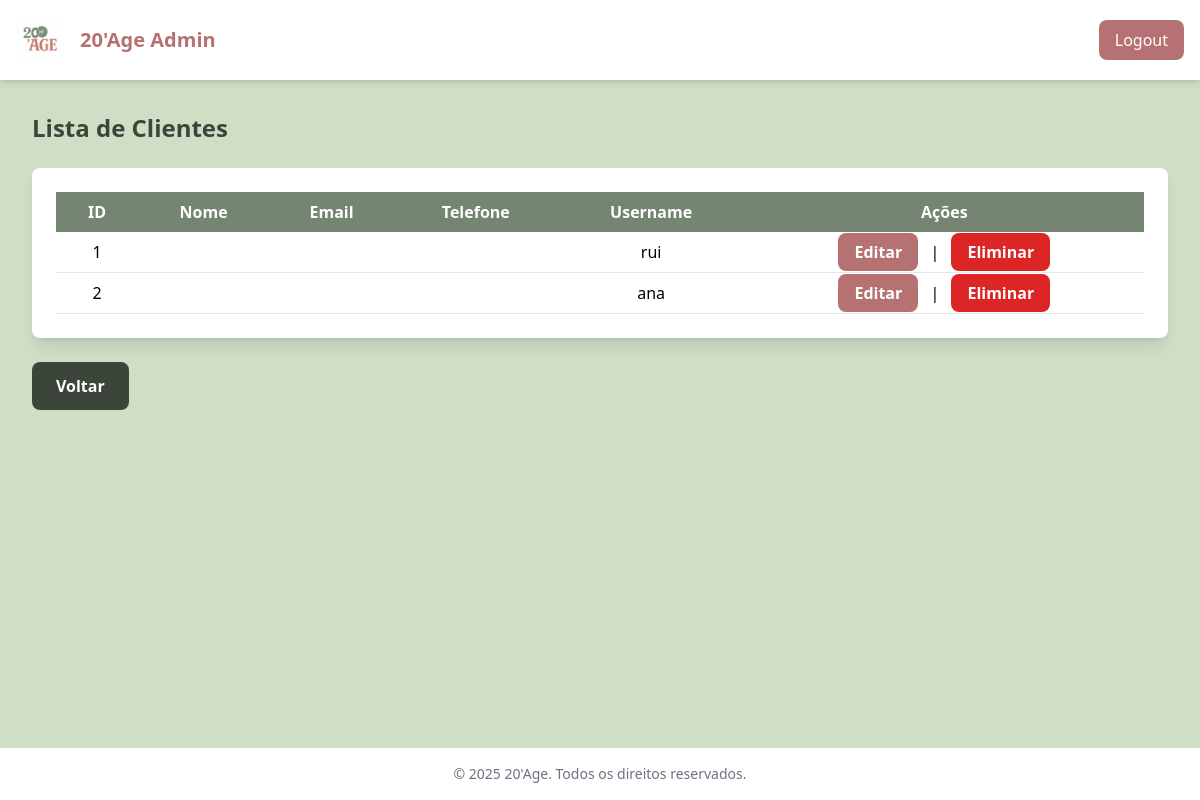
The page /site_admin/listar_clientes.php on the database its author committed.
### tables this page shows
CREATE TABLE `users` (
  `id` int(11) NOT NULL,
  `nome` varchar(100) NOT NULL,
  `email` varchar(50) NOT NULL,
  `tlm` varchar(9) NOT NULL,
  `username` varchar(50) NOT NULL,
  `password` varchar(50) NOT NULL
);

### site_admin/listar_clientes.php (the view, shortened to what this page needs)
<?php
include 'config.php';
$stmt = $conn->prepare("SELECT id, nome, email, tlm, username, password FROM users ORDER BY nome");
$stmt->execute();
$result = $stmt->get_result();
?>
<!DOCTYPE html>
<html lang="pt">
<head>
    <script src="https://cdn.tailwindcss.com"></script>
</head>
<body class="bg-[#D1DEC6] min-h-screen flex flex-col">
    <nav class="bg-white shadow-md p-4 flex items-center justify-between">
        <div class="flex items-center space-x-4">
            <img src="logo.png" alt="Logotipo 20'Age" class="w-12 h-12">
            <span class="text-[#B67272] text-xl font-bold">20'Age Admin</span>
        </div>
        <a href="logout.php" class="bg-[#B67272] text-white px-4 py-2 rounded-lg hover:bg-[#754949] transition">Logout</a>
    </nav>
    <main class="flex-grow p-8">
        <div class="flex justify-between items-center mb-6">
            <div class="text-2xl text-[#3C453A] font-bold">
                Lista de Clientes
            </div>
        </div>
        <div class="bg-white p-6 rounded-lg shadow-lg">
            <?php if ($result && $result->num_rows > 0): ?>
                <table class="w-full table-auto border-collapse">
                    <thead>
                        <tr class="bg-[#748571] text-white">
                            <th class="px-4 py-2 text-center">ID</th>
                            <th class="px-4 py-2 text-center">Nome</th>
                            <th class="px-4 py-2 text-center">Email</th>
                            <th class="px-4 py-2 text-center">Telefone</th>
                            <th class="px-4 py-2 text-center">Username</th>
                            <th class="px-4 py-2 text-center">Ações</th>
                        </tr>
                    </thead>
                    <tbody>
                        <?php while ($row = $result->fetch_assoc()): ?>
                            <tr class="border-b">
                                <td class="px-4 py-2 text-center"><?php echo $row['id']; ?></td>
                                <td class="px-4 py-2 text-center"><?php echo $row['nome']; ?></td>
                                <td class="px-4 py-2 text-center"><?php echo $row['email']; ?></td>
                                <td class="px-4 py-2 text-center"><?php echo $row['tlm']; ?></td>
                                <td class="px-4 py-2 text-center"><?php echo $row['username']; ?></td>
                                <td class="px-4 py-2 text-center">
                                    <a href="editar_cliente.php?id=<?php echo $row['id']; ?>" class="bg-[#B67272] text-white font-bold px-4 py-2 rounded-lg hover:bg-[#754949] transition">Editar</a>
                                    <span class="mx-2">|</span>
                                    <a href="eliminar_cliente.php?id=<?php echo $row['id']; ?>" class="bg-red-600 text-white font-bold px-4 py-2 rounded-lg hover:bg-red-700 transition">Eliminar</a>
                                </td>
                            </tr>
                        <?php endwhile; ?>
                    </tbody>
                </table>
            <?php else: ?>
                <p class="text-center text-[#B67272]">Nenhum usuário encontrado.</p>
            <?php endif; ?>
        </div>
        <div class="mt-6 flex justify-between">
            <a href="pagina_inicial.php" class="bg-[#3C453A] text-white font-bold px-6 py-3 rounded-lg hover:bg-[#262B24] transition">Voltar</a>
        </div>
    </main>
    <footer class="bg-white text-center text-sm text-gray-500 py-4">
        © 2025 20'Age. Todos os direitos reservados.
    </footer>
</body>
</html>

### rows shown on the page
users: id "1", username "rui"
users: id "2", username "ana"
